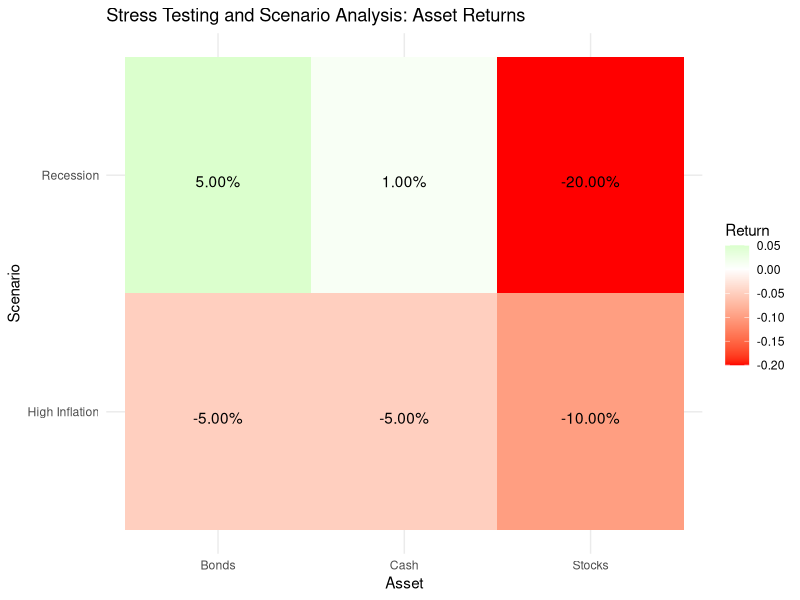

Write R code to recreate this figure.

# Stress Testing and Scenario Analysis using R

# Required Libraries
library(ggplot2)
library(reshape2)

# Define Economic Scenarios and Portfolio
# ... (similar to the content provided above)
# Required Libraries
library(ggplot2)
library(reshape2)

# Define the asset weights
weights <- c(Stocks = 0.50, Bonds = 0.30, Cash = 0.20)

# Define the expected returns for each scenario
returns_high_inflation <- c(Stocks = -0.10, Bonds = -0.05, Cash = -0.05)
returns_recession <- c(Stocks = -0.20, Bonds = 0.05, Cash = 0.01)

# Compute the portfolio returns for each scenario
portfolio_return_high_inflation <- sum(weights * returns_high_inflation)
portfolio_return_recession <- sum(weights * returns_recession)

# Create a dataframe for visualization
data <- data.frame(
  Asset = c(rep(names(weights), 2)),
  Scenario = c(rep("High Inflation", length(weights)), rep("Recession", length(weights))),
  Return = c(returns_high_inflation, returns_recession)
)


# Visualization
ggplot(data, aes(x = Asset, y = Scenario, fill = Return)) + 
  geom_tile() + 
  scale_fill_gradient2(low = 'red', mid = 'white', high = 'green', midpoint = 0) + 
  geom_text(aes(label=sprintf('%.2f%%', Return*100)), vjust=1) +
  labs(title = 'Stress Testing and Scenario Analysis: Asset Returns', 
       fill = 'Return', 
       x = 'Asset', 
       y = 'Scenario') +
  theme_minimal()
